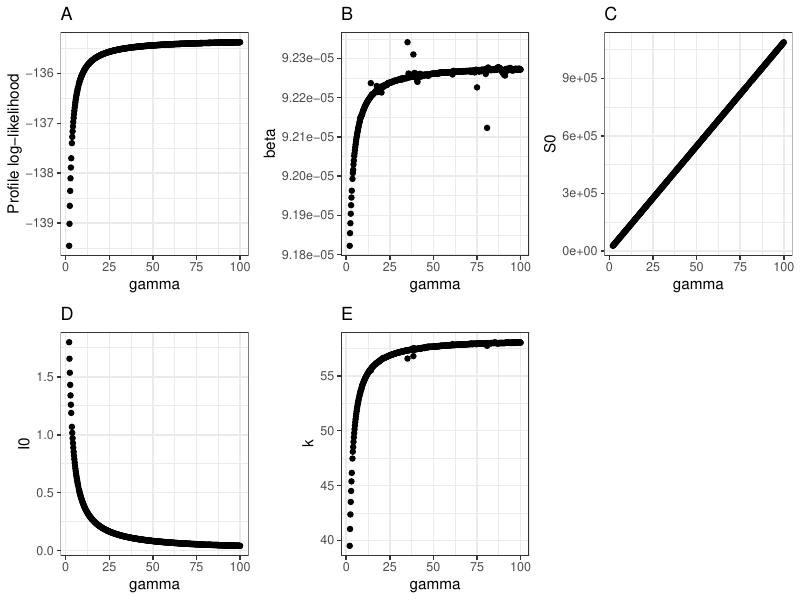

Here is the R script that generated this plot:
library(fitode)
library(dplyr)
library(ggplot2); theme_set(theme_bw())
library(egg)

if (file.exists("bombay_confint_dnbinom.rda")) {
    load("bombay_confint_dnbinom.rda")
} else {
    SIR_model <- odemodel(
        name="SIR model",
        model=list(
            S ~ - beta * S * I,
            I ~ beta * S * I - gamma * I,
            R ~ gamma * I
        ),
        observation = list(
            mort ~ dnbinom(mu = R+1e-301, size = k)
        ),
        diffnames="R",
        initial=list(
            S ~ S0,
            I ~ I0,
            R ~ 0
        ),
        par=c("beta", "gamma", "S0", "I0", "k")
    )

    bombay2 <- rbind(
        c(times=bombay$week[1] -
              diff(bombay$week)[1], mort=NA),
        bombay
    )

    SIR_start <- c(beta = 7.83e-05, gamma = 4.11, I0 = 1, S0 = 57400, k = 50)
    SIR_fit <- fitode(
        model = SIR_model,
        data = bombay2,
        start = SIR_start,
        fixed = list(gamma=SIR_start[["gamma"]]),
        tcol = "week"
    )

    nfits <- 500
    gammavec <- seq(1, 100, length.out=nfits)
    loglikvec_gamma <- rep(NA, nfits)
    fitlist_gamma <- vector('list', length(gammavec))

    for (i in 1:nfits) {
        print(i)
        if (i==1) {
            start_ll <- coef(SIR_fit)
        } else {
            start_ll <- coef(fitlist_gamma[[which.max(loglikvec_gamma[1:(i-1)])]])
        }

        fitlist_gamma[[i]] <- try(fitode(
            SIR_model,
            data = bombay2,
            start = start_ll,
            fixed = list(gamma=gammavec[i]),
            tcol = "week",
            skip.hessian = TRUE
        ))

        if (!inherits(fitlist_gamma[[i]], "try-error")) {
            loglikvec_gamma[i] <- logLik(fitlist_gamma[[i]])
        }
    }
    save("fitlist_gamma", file="bombay_confint_dnbinom.rda")
}

gammadata <- lapply(fitlist_gamma, function(x) {
    as.data.frame(t(c(coef(x), logLik=logLik(x))))
}) %>%
    bind_rows %>%
    mutate(
        gamma=gammavec
    ) %>%
    filter(logLik > -140)

g1 <- ggplot(gammadata) +
    geom_point(aes(gamma, logLik)) +
    scale_y_continuous("Profile log-likelihood") +
    ggtitle("A")

g2 <- ggplot(gammadata) +
    geom_point(aes(gamma, beta)) +
    ggtitle("B")

g3 <- ggplot(gammadata) +
    geom_point(aes(gamma, S0)) +
    ggtitle("C")

g4 <- ggplot(gammadata) +
    geom_point(aes(gamma, I0))  +
    ggtitle("D")

g5 <- ggplot(gammadata) +
    geom_point(aes(gamma, k)) +
    ggtitle("E")

gcomb <- ggarrange(g1, g2, g3, g4, g5, nrow=2)

ggsave("bombay_confint_dnbinom.pdf", gcomb, width=8, height=6)
